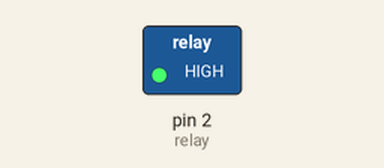
Simulated run of this sketch. Board: Arduino Uno, built with avr-gcc and run on an emulated ATmega328P. Shown: switched loads named in the sketch (green lamp = pin HIGH).

Above: at 1.0 s.
At 5.5 s:
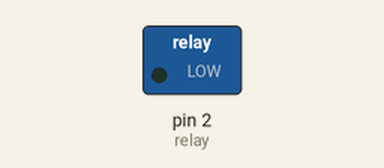
Timing chart, 0 to 6.9 s (numbered marks = the images above):
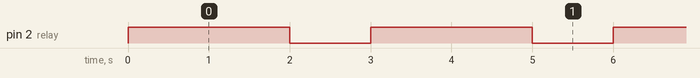

Measured:
- by itself, pin 2 (relay): alternates HIGH for 2.0 s and LOW for 1.0 s

The sketch:

relay_on_off.ino
```cpp
#define relay 2
void setup() {
  pinMode(relay, OUTPUT);
}

void loop() {
  digitalWrite(relay, HIGH);
  delay(2000);
  digitalWrite(relay, LOW);
  delay(1000);
}
```
